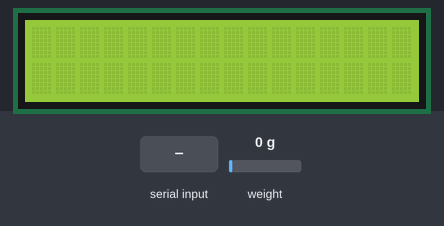
This sketch was run on a simulated Arduino Uno, built with avr-gcc and run on an emulated ATmega328P. On the bench: 16×2 character LCD. The inputs (shaded band) are chosen by the test bench; at power-on: weight on the scale 0 g. What the sketch prints to the serial monitor is not drawn.

Above: at 1.9 s.
2.0 s: "1" received over Serial
At 3.2 s:
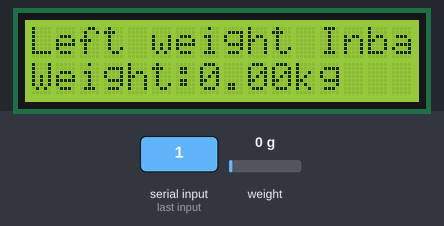
3.6 s: weight on the scale set to 100 g
At 4.8 s:
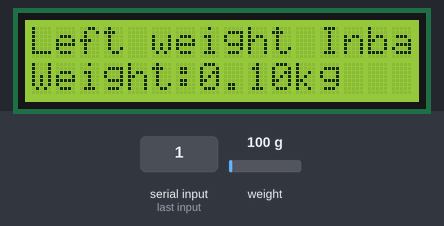
5.7 s: weight on the scale set to 1250 g
At 7.6 s:
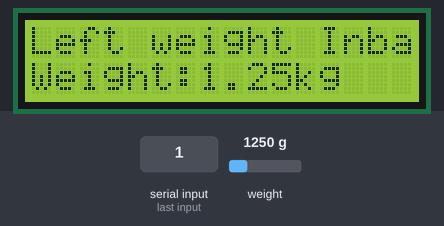
7.9 s: weight on the scale set to 2500 g
At 9.3 s:
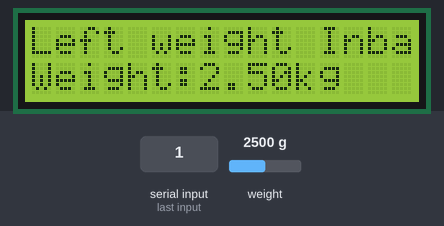
Timing chart, 0 to 10.9 s (numbered marks = the images above; inputs shaded):
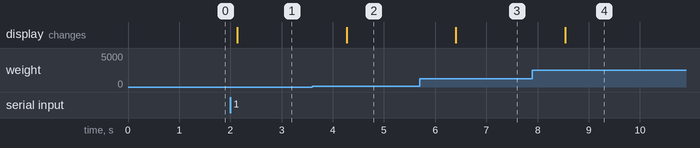

Measured:
- after the input at 2.0 s, the display: changes after 0.14 s (image 1)
- after the input at 3.6 s, the display: changes after 0.67 s (image 2)
- after the input at 5.7 s, the display: changes after 0.70 s (image 3)
- after the input at 7.9 s, the display: changes after 0.64 s (image 4)

The sketch:

weight.ino
```cpp
#include <HX711.h>
#include <LiquidCrystal_I2C.h>


LiquidCrystal_I2C lcd(0x27,16,2);

// LCD Address = 0x27


const int dtPin = 4;    // HX711 amplifier DT pin
const int sckPin = 5;   // HX711 amplifier SCK pin

const float calibrationFactor = -0.0;  // Calibration factor for the load cell

HX711 scale;

void setup() {


  // Initialize serial communication
    Serial.begin(9600);

  //LCD SetUp
  lcd.init();      // initialize the lcd
  lcd.begin(16,2);
  lcd.backlight();
  lcd.clear();


  // Initialize the HX711 amplifier
  scale.begin(dtPin, sckPin);
  scale.set_gain(128);
  scale.tare();

  // Calibrate the amplifier
  Serial.println("Place the load cells on a known weight and press any key to calibrate...");
  while (!Serial.available()) {
    // Wait for input from the serial monitor
  }
  scale.set_scale(-8.22);
  Serial.println("Calibration completed!");
  Serial.println();
}

void loop() {
  // Read the weight from the load cells
  float weight = scale.get_units();

  // Print the weight value
  Serial.print("Weight: ");
  Serial.print(weight);
  Serial.println(" g");
lcd.setCursor(0,0);
lcd.print("Left weight Inbalance");
lcd.setCursor(0,1);
lcd.print("Weight:"); lcd.print(weight/1000); lcd.print("kg");

  // Delay for a short period before the next reading
  delay(2000);
  // lcd.clear();

}
```
